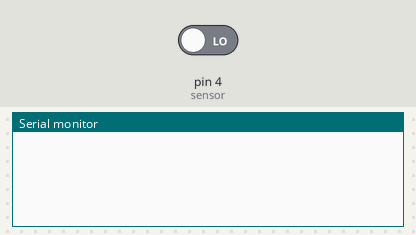
Recording of a sketch running on a simulated Arduino Uno, built with avr-gcc and run on an emulated ATmega328P. Parts: the last lines printed to the serial monitor. Inputs (shaded band) come from the test bench; at power-on: pin 4 (sensor) LOW.

Above: at 1.8 s.
1.9 s: pin 4 (sensor) driven HIGH
At 2.9 s:
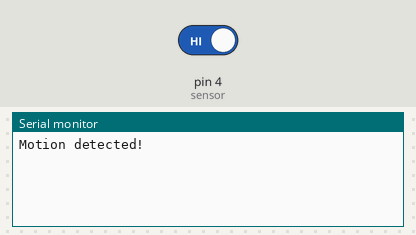
4.0 s: pin 4 (sensor) driven LOW
At 5.6 s:
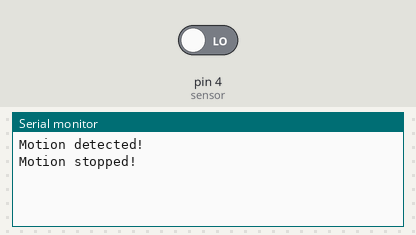

Measured:
- after the input at 1.9 s, the serial monitor: prints a new line after 0.60 s (image 1)
- after the input at 4.0 s, the serial monitor: prints a new line after 0.50 s (image 2)

The sketch:

test_movesensor.ino
```cpp
int sensor = 4;              // the pin that the sensor is atteched to
int state = LOW;             // by default, no motion detected
int val = 0;                 // variable to store the sensor status (value)

void setup() {
  pinMode(sensor, INPUT);    // initialize sensor as an input
  Serial.begin(9600);        // initialize serial
}

void loop(){
  val = digitalRead(sensor);   // read sensor value
  if (val == HIGH) {           // check if the sensor is HIGH
    delay(500);
    if (state == LOW) {
      Serial.println("Motion detected!");
      state = HIGH;       // update variable state to HIGH
    }
  }
  else {
      delay(500);             // delay 200 milliseconds
      if (state == HIGH){
        Serial.println("Motion stopped!");
        state = LOW;       // update variable state to LOW
    }
  }
}
```
